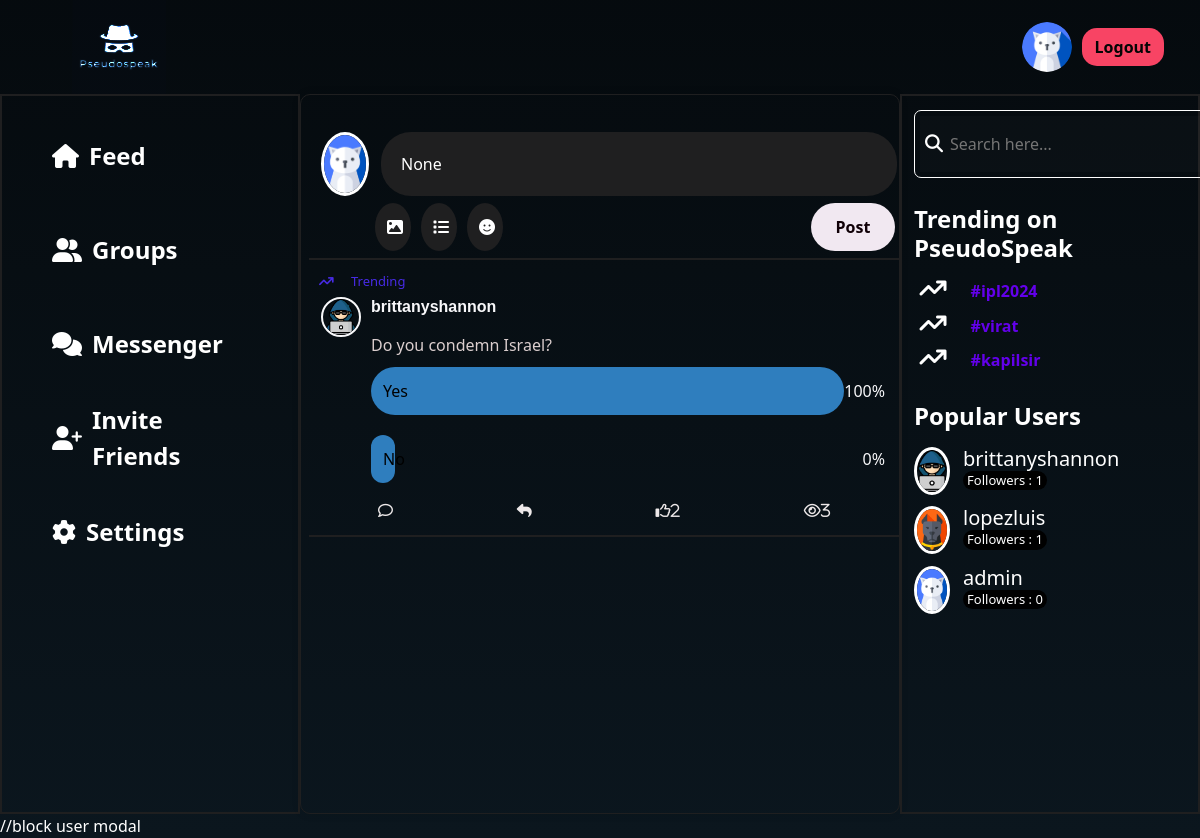
The app's page /view_hashtag/message/#ipl2024/ (signed in) with its own data.
### main/models.py (models this page shows, shortened)
class Profile(models.Model):
    user=models.OneToOneField(User,null=True,on_delete=models.CASCADE)
    blocked_user=models.ManyToManyField(User,related_name="block_users",blank=True)
    profile_img=models.ImageField(null=True,blank=True,upload_to='images/')
    bio=models.CharField(null=True,max_length=51)
    follow=models.ManyToManyField(User,related_name='follow',blank=True)
    following=models.ManyToManyField(User,related_name='following',blank=True)

class TrendingMessage(models.Model):
    user=models.ForeignKey(User,null=True,on_delete=models.CASCADE)
    content=models.TextField()
    image=models.ImageField(null=True,blank=True,upload_to="images/")
    likes=models.IntegerField(null=True,default=0)
    userLiked=models.ManyToManyField(User,related_name='user_like',blank=True)
    view_count=models.IntegerField(null=True,default=0)
    viewed=models.ManyToManyField(User,related_name='viewed',blank=True)
    hashtags=models.ManyToManyField('Hashtag',blank=True)
    date_added = models.DateTimeField(auto_now_add=True,null=True)
    parent_message = models.ForeignKey('self', null=True, blank=True, on_delete=models.CASCADE, related_name='replies')
    custom_ordering = models.FloatField(default=0)
    option1 = models.CharField(max_length=100, blank=True,null=True)
    option2 = models.CharField(max_length=100, blank=True,null=True)
    voted = models.ManyToManyField(User, related_name='voted', blank=True, null=True)
    votes_option1 = models.IntegerField(default=0,blank=True,null=True)
    votes_option2 = models.IntegerField(default=0,blank=True,null=True)
    def decrypt_message(self):  # Replace with your actual secret key
        try:
            message_decrypted=f.decrypt(self.content)
            message_decoded=message_decrypted.decode('utf-8')
            return message_decoded
        except Exception as e:
            print(f"InvalidToken exception: {e.__cause__}")
            return "Invalid decryption token"
    def option1_count(self):
        total=self.votes_option1+self.votes_option2
        if total==0:
            return 0;
        option1_percent=(self.votes_option1/total)*100
        return int(option1_percent)
    def option2_count(self):
        total=self.votes_option1+self.votes_option2
        if total==0:
            return 0;
        option2_percent=(self.votes_option2/total)*100
        return int(option2_percent)
    class Meta:
        ordering = ['custom_ordering']

class Hashtag(models.Model):
    tag=models.CharField(max_length=255)
    count=models.IntegerField(default=1,null=True)
    class Meta:
        ordering = ('-count',)

### main/views.py (the view)
# urls.py: path("view_hashtag/message/<str:hashtag>/",views.hashtagMessages,name="hashtagMessages"),
def hashtagMessages(request, hashtag):
    tag = f"#{hashtag}"
    blocked_users = request.user.profile.blocked_user.all()
    try:
        hashtag = Hashtag.objects.get(tag=tag)
    except Hashtag.DoesNotExist:
        hashtag = None
    messages = TrendingMessage.objects.filter(parent_message=None, hashtags=hashtag).exclude(
    user__in=blocked_users).order_by("-custom_ordering")
    hashtags = Hashtag.objects.all()[:3]
    popular_users = User.objects.annotate(follow_count=Count('following')).order_by('-follow_count')[:3]
    return render(
        request,
        "main/hashtagMessages.html",
        {"hashtag": hashtag, "messages": messages, "hashtags": hashtags,"popular_users":popular_users},
    )

### main/templates/main/hashtagMessages.html (shortened to what this page needs)
{% load static %}
<!DOCTYPE html>
<html lang="en">
  <head>
    <link
      href="https://cdn.jsdelivr.net/npm/bootstrap@5.3.1/dist/css/bootstrap.min.css"
      rel="stylesheet"
    />
    <link rel="stylesheet" href="{% static 'main/css/index.css' %}" />
  </head>
  <body>
    <nav class="navbar navbar-expand-lg bg-body-tertiary">
      <div class="container-fluid">
        <a class="navbar-brand ms-5 nav-logo" href="{% url 'index' %}"
          ><img src="/media/images/pseudospeakLogo.jpg" alt=""></a
        >
        <div class="collapse navbar-collapse" id="navbarSupportedContent">
          {% if user.is_authenticated %}
          <img
            id="profile_img_navbar"
            src="{{ request.user.profile.profile_img.url }}"
            alt=""
            style="
              width: 50px;
              height: 50px;
              border-radius: 50%;
              margin-right: 10px;
            "
          />
          <a href="{% url 'logout' %}" class="btn signbtn me-4">Logout</a>
          {% endif %}
        </div>
      </div>
    </nav>
    <div class="container-fluid">
      <div class="row content-1">
        <div class="col-3 content-1a res2 sidebar" id="sidebar">
          <ul>
            <li class="active">
              <i class="fa-solid fa-house"></i
              ><a href="{% url 'index' %}">Feed</a>
            </li>
            <li>
              <i class="fa-solid fa-user-group"></i
              ><a href="{% url 'rooms' name='recommended' %}">Groups</a>
            </li>
            <li>
              <i class="fa-solid fa-comments"></i
              ><a href="{% url 'messenger' %}">Messenger</a>
            </li>
            <li><i class="fa-solid fa-user-plus"></i>Invite Friends</li>
            <li>
              <i class="fa-solid fa-gear"></i
              ><a href="{% url 'settings' %}">Settings</a>
            </li>
          </ul>
        </div>
        <div class="col-6 content-1b content-scroll">
          <div class="msgbox">
            <form>
              <div class="msgbox-input">
                <div class="msgbox-img">
                  <img src="{{user.profile.profile_img.url}}" alt="" />
                </div>
                <input
                  id="data1"
                  type="text"
                  placeholder="Write fearlessly..."
                  value={{hashtag}}>
              </div>
              <div class="msg-con row">
                <button
                  type="button"
                  id="uploadButton"
                  class="msgbox-btn2 col-2 align-self-center"
                >
                  <i class="fa-solid fa-image" onclick="uploadImage()"></i>
                </button>
                <button
                  class="msgbox-btn2 col-2 align-self-center"
                  id="createPoll"
                >
                  <i class="fa-solid fa-list"></i>
                </button>
                <button
                  class="msgbox-btn2 col-2 align-self-center"
                  id="emoji-button"
                >
                  <i class="fa-solid fa-face-smile"></i>
                </button>
                <button class="msgbox-btn btn align-self-center" id="post-msg">
                  Post
                </button>
              </div>
              {% for m in messages %}
              <div id="message-output" class="msg-output-main row">
                <div class="msgbox-trendings">
                  <span
                    ><i class="fa-solid fa-arrow-trend-up"></i>Trending</span
                  >
                </div>
                <div class="msg-output">
                  <div class="msg-output-img">
                    <img
                      src="{{m.user.profile.profile_img.url}}"
                      alt="Profile Picture"
                      id="profile-img"
                      data-img-id="{{m.user.username}}"
                    />
                  </div>
                  <div class="msg-output-details">
                    <div class="usernameDropdown">
                      <h5 style="display: inline">{{m.user.username}}</h5>
                    </div>
                    <p>{{m.decrypt_message}}</p>
                    {% if m.option1 %}
                    {% if not request.user in m.voted.all %}
                    <div class="option-wrapper" id="{{ m.pk }}">
                      <div class="option-container">
                        <div
                          class="choices"
                          onclick="vote('{{m.pk}}','{{m.decrypt_message}}','{{m.option1}}')"
                        >
                          {{ m.option1 }}
                        </div>
                        <div
                          class="choices"
                          onclick="vote('{{m.pk}}','{{m.decrypt_message}}','{{m.option2}}')"
                        >
                          {{ m.option2 }}
                        </div>
                      </div>
                    </div>
                    {% else %}
                    <div class="wrapper">
                      <div class="progress-wrapper">
                        <div
                          class="progress-bar-container"
                          style="--progress-width: {{ m.option1_count }}%;"
                        >
                          <div class="option">{{ m.option1 }}</div>
                        </div>
                        <div class="option-percent">{{ m.option1_count }}%</div>
                      </div>
                      <div class="progress-wrapper">
                        <div
                          class="progress-bar-container"
                          style="--progress-width: {{ m.option2_count }}%;"
                        >
                          <div class="option">{{ m.option2 }}</div>
                        </div>
                        <div class="option-percent">{{ m.option2_count }}%</div>
                      </div>
                    </div>
                    {% endif %} {% endif %}
                  </div>
                </div>
                <div class="msg-output-icons">
                  <i
                    class="far fa-comment"
                    id="comment"
                    data-message-id="{{m.pk}}"
                  ></i>
                  <i class="fa-solid fa-reply"></i>
                  {% if request.user not in m.userLiked.all %}
                  <i
                    class="far fa-regular fa-sharp fa-thumbs-up"
                    id="likes"
                    data-likes-id="{{m.pk}}"
                    >{{m.likes}}</i
                  >
                  {% endif %}
                  <i
                    class="fa-regular fa-eye"
                    id="views"
                    data-views-id="{{m.pk}}"
                    >{{m.view_count}}</i
                  >
                </div>
              </div>
              {% endfor %}
            </form>
          </div>
        </div>
        <div class="col-3 content-1a">
          <div class="search-container">
            <input
              type="text"
              name="search-input"
              class="search-input"
              id="search-input"
              placeholder="Search here..."
            />
            <i class="fas fa-search search-icon" id="search-icon"></i>
          </div>
          <div class="trending">
            <h4 class="trending-heading">Trending on PseudoSpeak</h4>
            <div class="trending-topics">
              {% for tag in hashtags %}
              <div class="t1">
                <span><i class="fa-solid fa-arrow-trend-up"></i></span>
                <a
                  href="#"
                  class="trends"
                  style="cursor: pointer"
                  data-tag="{{tag.tag}}"
                  >{{ tag.tag}}</a
                >
              </div>
              {% endfor %}
            </div>
          </div>
          <div class="popular-user">
            <h4>Popular Users</h4>
            <div class="popular-profiles">
              {% for p in popular_users %}
              <div class="popular-username">
                <div class="pop-pro-img">
                  <a href="{% url 'dashboard' profileId=p.username %}">
                    <img src="{{p.profile.profile_img.url}}" />
                  </a>
                </div>
                <div class="pop-pro-users">
                  <h5>{{p.username}}</h5>
                  <p>Followers : {{p.profile.follow.count}}</p>
                </div>
              </div>
              {% endfor %}
            </div>
          </div>
        </div>
      </div>
    </div>
    //block user modal
  </body>
</html>

### main/templates/main/hashtagMessages.html (style rules this page uses)
.msg-output-details p, .reply-output-details p { max-width: 41vw; word-wrap: break-word; box-sizing: border-box; }
.usernameDropdown { display: flex; justify-content: space-between; width: 8vw; }
.popular-user h4 { font-weight: bolder; margin: 16px 0; }
.pop-pro-img { width: 3vw; height: 6vh; overflow: hidden; border-radius: 50%; border: 3px solid #fff; }
.pop-pro-img img { width: 100%; height: 100%; object-fit: cover; }
.popular-username { display: flex; }
.progress-wrapper { display: flex; justify-content: space-between; align-items: center; }
.pop-pro-users { display: flex; flex-direction: column; padding-left: 13px; }
.pop-pro-users h5 { margin: 0; }
.pop-pro-users p { font-size: small; background-color: black; width: 7vw; text-align: center; border-radius: 20px; }
.progress-bar-container { background: #2f7ebe; color: black; border-radius: 2vw; padding: 1vw; margin: 10px 0; animation: fillAnimation 2s ease forwards; }

### records on screen
TrendingMessage: user.profile.profile_img (picture), user.username "brittanyshannon", option1 "Yes", option1_count "100", option2 "No", option2_count "0", likes "2", view_count "3"
Hashtag: tag "#ipl2024"
Hashtag: tag "#virat"
Hashtag: tag "#kapilsir"

### other values on screen
{{ p.username }} "brittanyshannon"
{{ p.profile.follow.count }} "1"
{{ p.username }} "lopezluis"
{{ p.username }} "admin"
{{ p.profile.follow.count }} "0"
